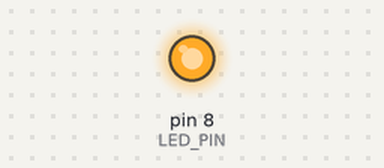
A sketch run on a simulated Arduino Uno, built with avr-gcc and run on an emulated ATmega328P. On the bench: output pins drawn as LEDs (lit = HIGH). What the sketch prints to the serial monitor is not drawn.

Above: at 0.7 s.
At 10.0 s:
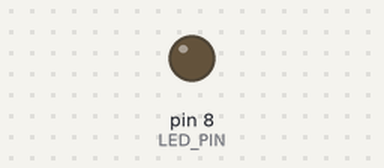
Timing chart, 0 to 14.0 s (numbered marks = the images above):
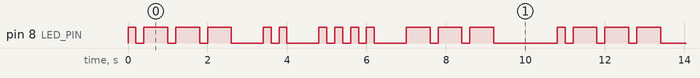

The sketch:

led-blink.ino
```cpp
// 모스부호 JIHO 프로그램
// 보드: Arduino Uno/Nano
// D8 핀에 연결된 LED로 "JIHO" 모스부호 표시
//
// 모스부호 타이밍 (1 unit 기준):
//   DOT      = 1 unit
//   DASH     = 3 units
//   심볼 간격 = 1 unit (한 글자 내부)
//   글자 간격 = 3 units
//   단어 간격 = 7 units
//
// JIHO 모스부호:
//   J = · − − −
//   I = · ·
//   H = · · · ·
//   O = − − −

const int LED_PIN = 8;

const unsigned long UNIT = 200;  // 기본 시간 단위 (ms)
const unsigned long DOT = UNIT;
const unsigned long DASH = UNIT * 3;
const unsigned long SYMBOL_GAP = UNIT;
const unsigned long LETTER_GAP = UNIT * 3;
const unsigned long WORD_GAP = UNIT * 7;

void setup() {
  pinMode(LED_PIN, OUTPUT);
  Serial.begin(9600);
  Serial.println("=== 모스부호 JIHO 시작 ===");
}

void loop() {
  Serial.println("JIHO");

  // J : · − − −
  dot(); dash(); dash(); dash();
  delay(LETTER_GAP);

  // I : · ·
  dot(); dot();
  delay(LETTER_GAP);

  // H : · · · ·
  dot(); dot(); dot(); dot();
  delay(LETTER_GAP);

  // O : − − −
  dash(); dash(); dash();

  // 단어 간격
  delay(WORD_GAP);
}

void dot() {
  digitalWrite(LED_PIN, HIGH);
  delay(DOT);
  digitalWrite(LED_PIN, LOW);
  delay(SYMBOL_GAP);
}

void dash() {
  digitalWrite(LED_PIN, HIGH);
  delay(DASH);
  digitalWrite(LED_PIN, LOW);
  delay(SYMBOL_GAP);
}
```

Measured:
- by itself, pin 8 (LED_PIN): moves between LOW and HIGH, repeating every 10.8 s
- by itself, everything shown: repeats every 10.8 s, in 26 steps
